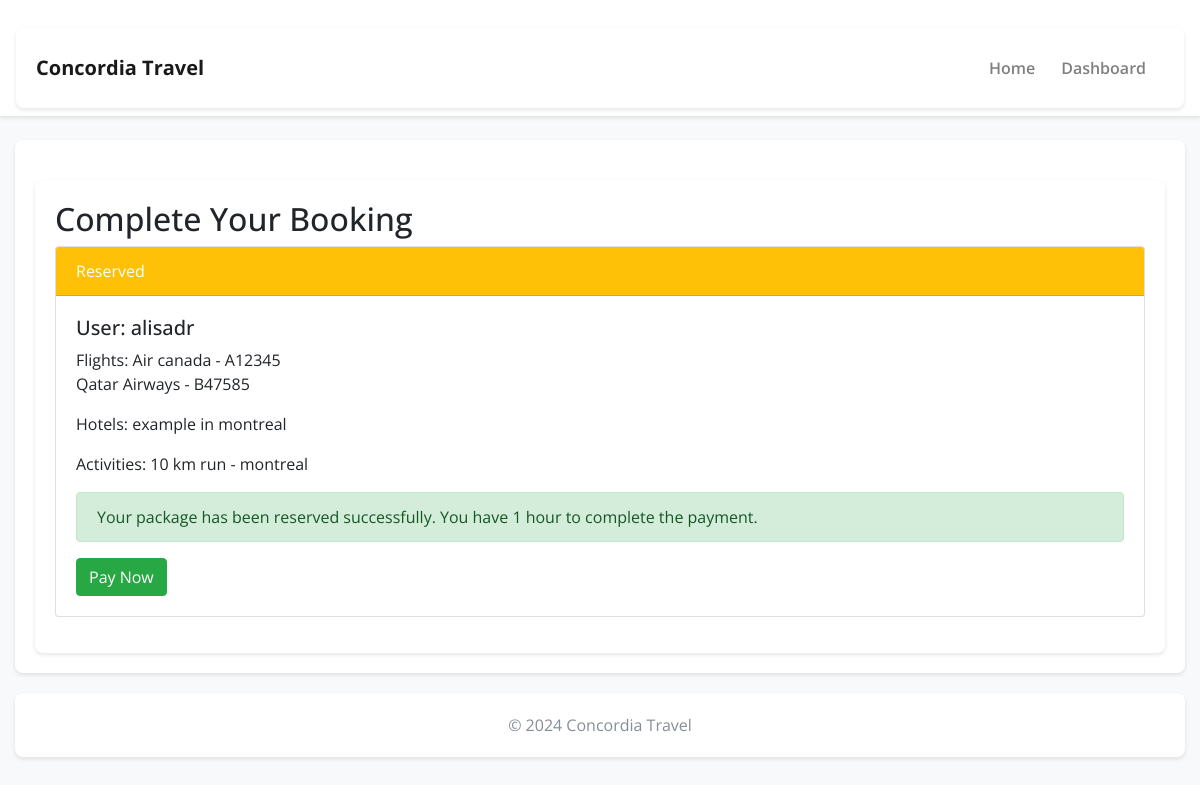
/booking/booking/detail/4/ (signed in), run on an earlier commit of the app's database.
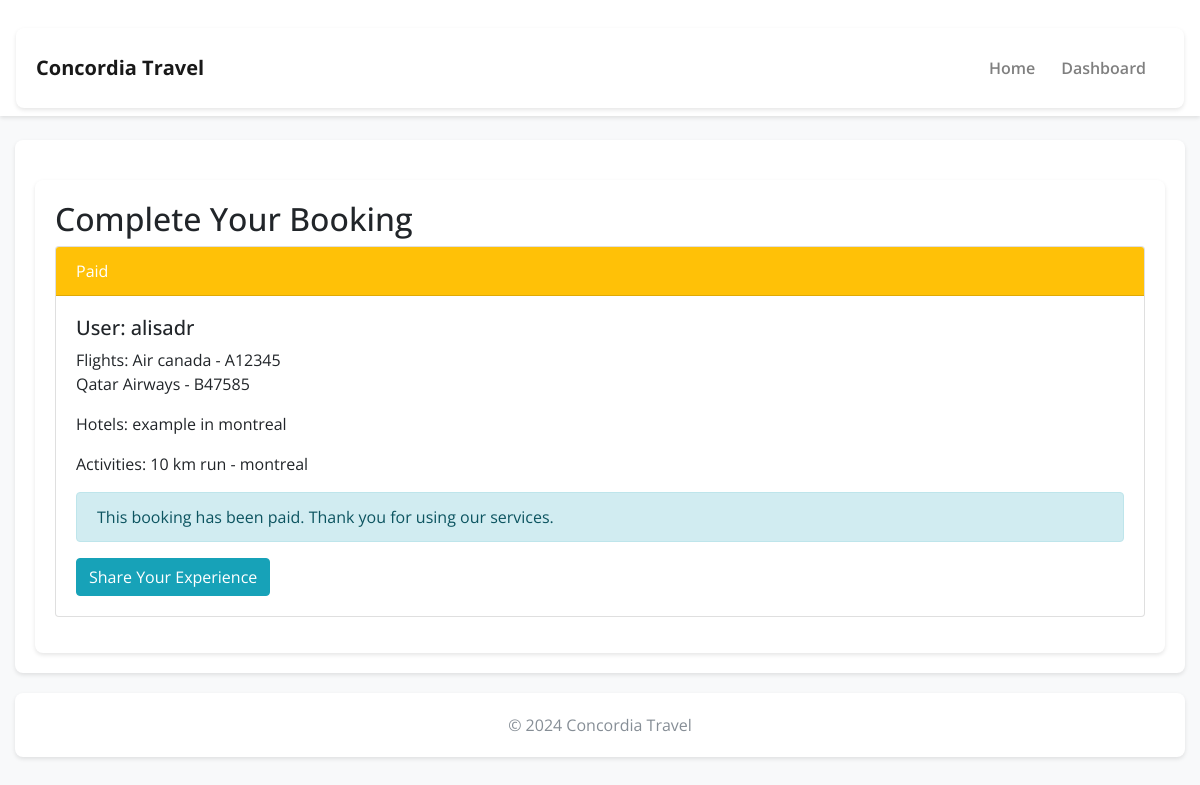
And on a later commit of the database.
### booking/models.py (models this page shows, shortened)
class Booking(models.Model):
    STATUS_CHOICES = [
        ('none', 'None'),
        ('reserved', 'Reserved'),
        ('paid', 'Paid'),
    ]
    user = models.ForeignKey(User, on_delete=models.CASCADE)
    custom_package = models.ForeignKey(CustomPackage, on_delete=models.CASCADE)
    status = models.CharField(max_length=10, choices=STATUS_CHOICES, default='none')
    reserved_until = models.DateTimeField(null=True, blank=True)  # Add this field to track reservation expiration
    tracking_id = models.CharField(max_length=64, editable=False, null=True)

### booking/views.py (the view)
# urls.py: path('booking/detail/<int:booking_id>/', views.booking_detail, name='booking_detail'),
@login_required
def booking_detail(request, booking_id):
    booking = get_object_or_404(Booking, pk=booking_id, user=request.user)
    return render(request, 'booking/booking_detail.html', {'booking': booking})

### booking/templates/booking/booking_detail.html (shortened to what this page needs)
{% extends 'booking/base.html' %}
{% block content %}
<div class="container">
    <h2>Complete Your Booking</h2>
    <div class="card mb-3">
        <div class="card-header bg-warning text-white">
            {{ booking.get_status_display }}
        </div>
        <div class="card-body">
            <h5>User: {{ booking.user.username }}</h5>
            <p>Flights:
                {% for flight in booking.custom_package.flights.all %}
                    {{ flight.airline }} - {{ flight.flight_number }}<br>
                {% empty %}
                    No flights
                {% endfor %}
            </p>
            <p>Hotels:
                {% for hotel in booking.custom_package.hotels.all %}
                    {{ hotel.name }} in {{ hotel.city }}<br>
                {% empty %}
                    No hotels
                {% endfor %}
            </p>
            <p>Activities:
                {% for activity in booking.custom_package.activities.all %}
                    {{ activity.name }} - {{ activity.location }}<br>
                {% empty %}
                    No activities
                {% endfor %}
            </p>
            {% if booking.status == 'reserved' %}
                <div class="alert alert-success" role="alert">
                    Your package has been reserved successfully. You have 1 hour to complete the payment.
                </div>
                <a href="{% url 'checkout' booking.id %}" class="btn btn-success">Pay Now</a>
            {% elif booking.status == 'none' %}
                <div class="alert alert-info" role="alert">
                    This booking has not been reserved. Would you like to complete the booking?
                </div>
                <a href="{% url 'complete_booking' booking.custom_package.id %}" class="btn btn-primary">Complete Booking</a>
            {% elif booking.status == 'paid' %}
                <div class="alert alert-info" role="alert">
                    This booking has been paid. Thank you for using our services.
                </div>
                <a href="{% url 'share_your_experience' %}" class="btn btn-info">Share Your Experience</a>
            {% endif %}
        </div>
    </div>
</div>
{% endblock %}

What changed in the data, as far as the page shows it:
changed Booking "alisadr": status "Reserved" → "Paid"
Also different on the page:
text no longer shown: "Your package has been reserved successfully. You have 1 hour to complete the payment. Pay Now"
text now shown: "This booking has been paid. Thank you for using our services. Share Your Experience"
